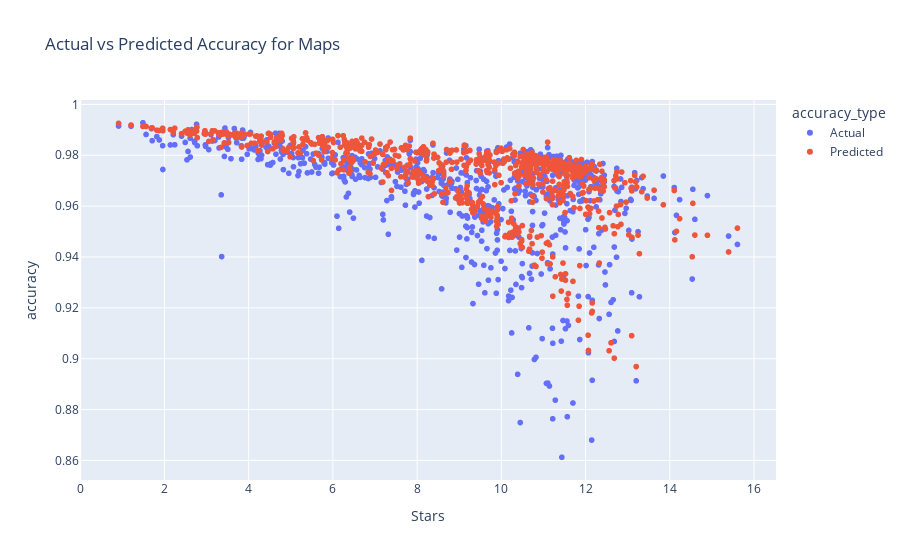

Notebook source saved alongside this figure:
### Code cell
# Create the accuracy_type column for actual values
scores_df['accuracy_type'] = 'Actual'

# Create a new column for predicted values
predicted_df = scores_df[['stars', 'pred_accuracy']].copy()
predicted_df['accuracy_type'] = 'Predicted'

# Rename the predicted column to match the actual column
predicted_df = predicted_df.rename(columns={'pred_accuracy': 'accuracy'})

# Combine the actual and predicted DataFrames
combined_df = pd.concat([scores_df[['stars', 'accuracy', 'accuracy_type']], predicted_df[['stars', 'accuracy', 'accuracy_type']]], ignore_index=True)

# Create the plot
fig = px.scatter(
    combined_df, 
    x="stars", 
    y="accuracy",  # Use the 'score' column for both actual and predicted
    color="accuracy_type",  # Color points by 'accuracy_type'
    labels={"score": "Accuracy", "stars": "Stars"},  # Axis labels
    title="Actual vs Predicted Accuracy for Maps"
)

# Show the plot
fig.show()

### Figure 1 — Plotly figure (JSON) as saved in the notebook; plotly's stock layout.template omitted (floating-point values rounded to 4 significant figures; data arrays with more than 128 entries replaced by an {"elided": "..."} marker saying what was removed)
{"data": [{"hovertemplate": "accuracy_type=Actual<br>Stars=%{x}<br>accuracy=%{y}<extra></extra>", "legendgroup": "Actual", "marker": {"color": "#636efa", "symbol": "circle"}, "mode": "markers", "name": "Actual", "showlegend": true, "type": "scattergl", "x": {"elided": "740 float values"}, "xaxis": "x", "y": {"elided": "740 float values"}, "yaxis": "y"}, {"hovertemplate": "accuracy_type=Predicted<br>Stars=%{x}<br>accuracy=%{y}<extra></extra>", "legendgroup": "Predicted", "marker": {"color": "#EF553B", "symbol": "circle"}, "mode": "markers", "name": "Predicted", "showlegend": true, "type": "scattergl", "x": {"elided": "740 float values"}, "xaxis": "x", "y": {"elided": "740 float values"}, "yaxis": "y"}], "layout": {"legend": {"title": {"text": "accuracy_type"}, "tracegroupgap": 0}, "title": {"text": "Actual vs Predicted Accuracy for Maps"}, "xaxis": {"anchor": "y", "domain": [0, 1], "title": {"text": "Stars"}}, "yaxis": {"anchor": "x", "domain": [0, 1], "title": {"text": "accuracy"}}}}
